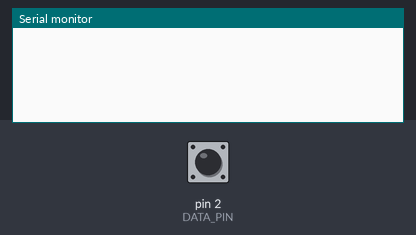
Bench run of a sketch on a simulated Arduino Uno, built with avr-gcc and run on an emulated ATmega328P. On the bench: the last lines printed to the serial monitor. The test bench sets the inputs (shaded band); at power-on: pin 2 (DATA_PIN) HIGH.

Above: at 1.2 s.
1.3 s: pin 2 (DATA_PIN) driven LOW
At 2.7 s:
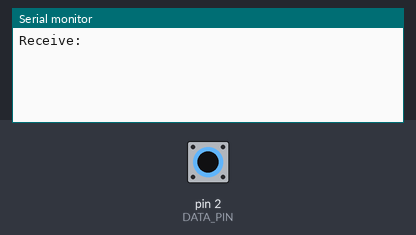
3.7 s: pin 2 (DATA_PIN) pulsed HIGH 2 times (0.12 s each, 0.3 s apart)
At 5.9 s:
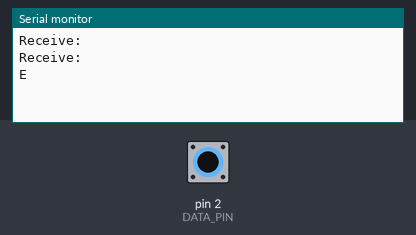
6.6 s: pin 2 (DATA_PIN) pulsed HIGH 5 times (0.12 s each, 0.3 s apart)
At 10.0 s:
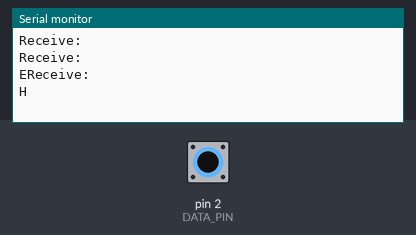

The sketch:

receiver.ino
```cpp
#define DATA_PIN 2
#define DATA_LEVEL LOW
#define TU 100
#define LETTER_DUR 3
#define WORD_DUR 7
#define TIME 10

String encode[] = {".-","-...","-.-.","-..",".","..-.","--.","....","..",".---","-.-",".-..","--","-.","---",".--.","--.-",".-.","...","-","..-","...-",".--","-..-","-.--","--.."};
char letters[] = {'A', 'B', 'C', 'D', 'E', 'F', 'G', 'H', 'I', 'J', 'K', 'L', 'M', 'N', 'O', 'P', 'Q', 'R', 'S', 'T', 'U', 'V', 'W', 'X', 'Y', 'Z'};
long start_data = 0;
int curr = 0;
int arr = sizeof(letters) / sizeof(char);
bool input_letter = false;
bool end_data = false;
bool new_data = true;
bool idle = true;
int duration[20];
bool duration_lvl[20];

void setup(){
  Serial.begin(9600);
  pinMode(2, INPUT);
  attachInterrupt(0, reciever_time, CHANGE );
}

void loop(){
  reciever_idle();
  if (input_letter){
    recieve_letters();
    input_letter = false;
  }
}

void recieve_letters(){
    if (duration[curr - 1] >= LETTER_DUR && duration_lvl[curr - 1] != DATA_LEVEL){
        String letter = "";
        for (int i = 0; i < curr; ++i){
            if (duration_lvl[i] == DATA_LEVEL){
                if (duration[i] == 1){
                    letter += '.';
                }
                else if (duration[i] == 3){
                    letter += '-';
                }
            }
        }
        if (new_data){
          Serial.print("Receive: ");
          Serial.print("\n");
          new_data = false;
        }
        if (duration[curr - 1] >= TIME){
            new_data = true;
        }
        else if (duration[curr - 1] >= WORD_DUR){
            end_data = true;
        }
        curr = 0;
        for (int i = 0; i < arr; ++i){
            if (encode[i] == letter){
                Serial.print(letters[i]);
            }
        }
        if (end_data){
            Serial.print(" ");
            end_data = false;
        }
    }
}

void reciever_time(){
  if (!idle){
    duration[curr] = round((millis() - start_data) / TU);
    duration_lvl[curr] = !digitalRead(DATA_PIN);
    ++curr;
    input_letter = true;
  }
  start_data = millis();
  idle = false;
}

void reciever_idle(){
  if (!idle && round((millis() - start_data) / TU) >= TIME){
    duration[curr] = TIME;
    duration_lvl[curr] = !DATA_LEVEL;
    ++curr;
    start_data = millis();
    idle = true;
    input_letter = true;
  }
}
```

Measured:
- after the input at 1.3 s, the serial monitor: prints a new line after 1.0 s (image 1)
- after the input at 3.7 s, the serial monitor: prints a new line after 1.4 s (image 2)
- after the input at 6.6 s, the serial monitor: prints a new line after 2.3 s (image 3)
